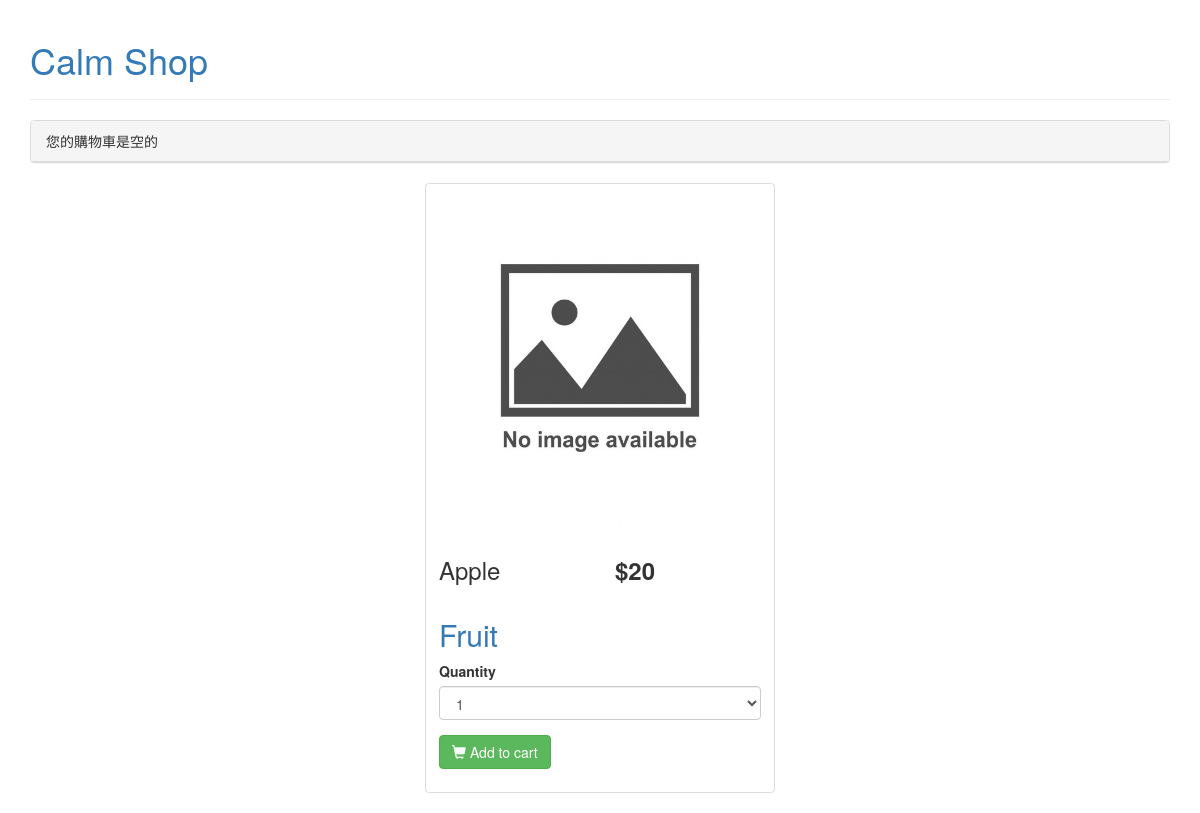
/5/apple/, run on the app's committed database.
### mainsite/models.py (models this page shows, shortened)
class Product(models.Model):
    category = models.ForeignKey(Category,on_delete=models.CASCADE)
    name = models.CharField(max_length=200, db_index=True)
    slug = models.SlugField(max_length=200, db_index=True)
    image = models.ImageField(upload_to='products/%Y/%m/%d',blank=True)
    description = models.TextField(blank=True)
    price = models.DecimalField(max_digits=10, decimal_places=0)
    stock = models.PositiveIntegerField() #只能為正整數
    available = models.BooleanField(default=True)
    created = models.DateTimeField(auto_now_add=True)
    updated = models.DateTimeField(auto_now=True)
    class Meta:
        ordering = ('name',)
        index_together = (('id', 'slug'),)

class Category(models.Model):
    name = models.CharField(max_length=200,db_index=True)
    slug = models.SlugField(max_length=200,db_index=True,unique=True)
    class Meta:
        ordering = ('name',)
        verbose_name = 'category'
    def __str__(self):
        return self.name
    def get_absolute_url(self):
        return reverse('mainsite:product_list_by_category', args=[self.slug])

### mainsite/views.py (the view)
# urls.py: path('<int:product_id>/<slug:slug>/',product_detail,name='product_detail')
def product_detail(request,product_id,slug):
    product = get_object_or_404(Product,id=product_id,slug=slug,available=True)
    cart_product_form = CartAddProductForm()
    return render(request,'mainsite/product/detail.html',locals())

### cart/forms.py
class CartAddProductForm(forms.Form):
    quantity = forms.TypedChoiceField(choices=QUANTITY_CHOICES,coerce=int) #轉成int
    update = forms.BooleanField(required=False,initial=False,widget=forms.HiddenInput) #隱藏

### cart/cart.py (called while the page is built)
    def __len__(self):
        return sum(item['quantity'] for item in self.cart.values())

### cart/context_processors.py (called while the page is built)
def cart(request):
        return {'cart': Cart(request)}

### mainsite/templates/mainsite/product/detail.html (shortened to what this page needs)
{% extends "mainsite/base.html" %}
{% load static %}
{% load bootstrap3 %}
{% block content %}
    <div class="row">
        <div class="col-md-12">
            <div class="col-md-4">
            </div>
            <div class="col-md-4">
                <div class="thumbnail">
                    <img src='{% if product.image %}{{ product.image.url }}
                              {% else %}{% static "img/no_image.jpg" %}{% endif %}'
                         class="img-responsive">
                    <div class="caption">
                        <div class="row">
                            <div class="col-md-6 ">
                                <h3>{{ product.name }}</h3>
                            </div>
                            <div class="col-md-6 price">
                                <h3>
                                    <label>${{ product.price }}</label></h3>
                            </div>
                        </div>
                        <h2><a href="{{ product.category.get_absolute_url }}">{{ product.category }}</a></h2>
                        <form action='{% url "cart:cart_add" product.id %}'' method="POST">
                            {% bootstrap_form cart_product_form %}
                            {% buttons %}
                                <button type="submit" class="btn btn-success btn-product">
                                    <span class="glyphicon glyphicon-shopping-cart"></span> Add to cart
                                </button>
                            {% endbuttons %}
                        </form>
                    </div>
                </div>
            </div>
            <div class="col-md-4">
            </div>
        </div>
    </div>
{% endblock %}

### data on the page
Product: name "Apple", price "20", category "Fruit"
